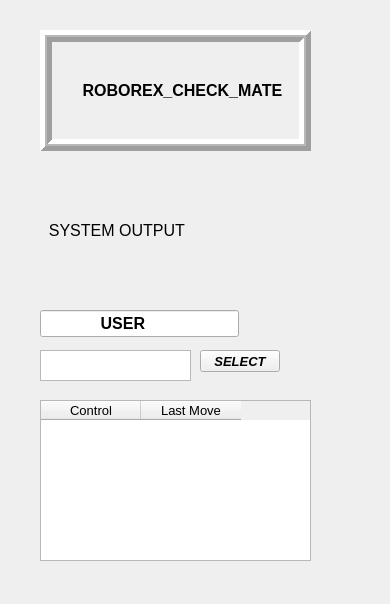
<?xml version="1.0" encoding="UTF-8"?>
<ui version="4.0">
 <class>MainWindow</class>
 <widget class="QMainWindow" name="MainWindow">
  <property name="geometry">
   <rect>
    <x>0</x>
    <y>0</y>
    <width>390</width>
    <height>604</height>
   </rect>
  </property>
  <property name="font">
   <font>
    <pointsize>10</pointsize>
   </font>
  </property>
  <property name="windowTitle">
   <string>MainWindow</string>
  </property>
  <widget class="QWidget" name="centralWidget">
   <widget class="QLabel" name="label">
    <property name="geometry">
     <rect>
      <x>40</x>
      <y>30</y>
      <width>271</width>
      <height>121</height>
     </rect>
    </property>
    <property name="font">
     <font>
      <pointsize>12</pointsize>
      <weight>75</weight>
      <bold>true</bold>
     </font>
    </property>
    <property name="autoFillBackground">
     <bool>true</bool>
    </property>
    <property name="frameShape">
     <enum>QFrame::Box</enum>
    </property>
    <property name="frameShadow">
     <enum>QFrame::Raised</enum>
    </property>
    <property name="lineWidth">
     <number>5</number>
    </property>
    <property name="midLineWidth">
     <number>2</number>
    </property>
    <property name="text">
     <string>      ROBOREX_CHECK_MATE</string>
    </property>
   </widget>
   <widget class="QTableWidget" name="move">
    <property name="geometry">
     <rect>
      <x>40</x>
      <y>400</y>
      <width>271</width>
      <height>161</height>
     </rect>
    </property>
    <property name="editTriggers">
     <set>QAbstractItemView::NoEditTriggers</set>
    </property>
    <column>
     <property name="text">
      <string>Control</string>
     </property>
    </column>
    <column>
     <property name="text">
      <string>Last Move</string>
     </property>
    </column>
   </widget>
   <widget class="QLabel" name="sysout">
    <property name="geometry">
     <rect>
      <x>40</x>
      <y>170</y>
      <width>331</width>
      <height>121</height>
     </rect>
    </property>
    <property name="font">
     <font>
      <pointsize>12</pointsize>
      <weight>50</weight>
      <bold>false</bold>
     </font>
    </property>
    <property name="text">
     <string>  SYSTEM OUTPUT</string>
    </property>
   </widget>
   <widget class="QTextEdit" name="sys_in">
    <property name="geometry">
     <rect>
      <x>40</x>
      <y>350</y>
      <width>151</width>
      <height>31</height>
     </rect>
    </property>
   </widget>
   <widget class="QPushButton" name="send">
    <property name="geometry">
     <rect>
      <x>200</x>
      <y>350</y>
      <width>80</width>
      <height>22</height>
     </rect>
    </property>
    <property name="font">
     <font>
      <weight>75</weight>
      <italic>true</italic>
      <bold>true</bold>
      <kerning>false</kerning>
     </font>
    </property>
    <property name="text">
     <string>SELECT</string>
    </property>
   </widget>
   <widget class="QLineEdit" name="usr_name">
    <property name="geometry">
     <rect>
      <x>40</x>
      <y>310</y>
      <width>199</width>
      <height>27</height>
     </rect>
    </property>
    <property name="font">
     <font>
      <pointsize>12</pointsize>
      <weight>75</weight>
      <bold>true</bold>
     </font>
    </property>
    <property name="text">
     <string>             USER</string>
    </property>
   </widget>
  </widget>
 </widget>
 <layoutdefault spacing="6" margin="11"/>
 <resources/>
 <connections/>
</ui>
